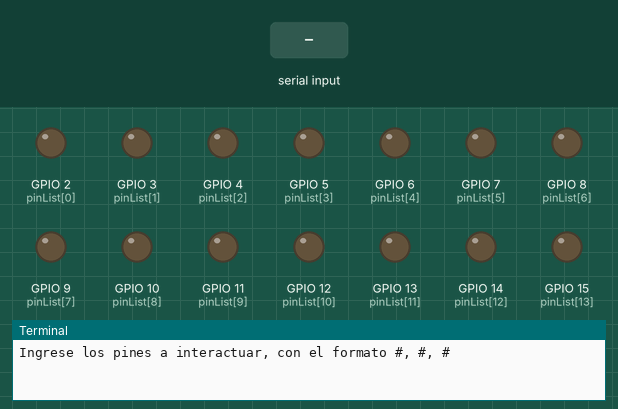
Bench run of a program on a simulated Raspberry Pi (BCM pin numbers). Parts: output pins drawn as LEDs (lit = HIGH), the last lines printed to the terminal. The test bench sets the inputs (shaded band).

Above: at 1.2 s.
1.3 s: "5" typed at the terminal, then Enter
2.8 s: "90" typed at the terminal, then Enter
At 4.0 s:
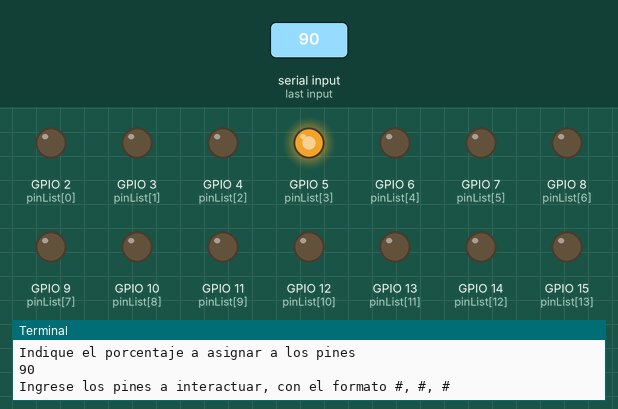
Timing chart, 0 to 5.8 s (numbered marks = the images above; inputs shaded):
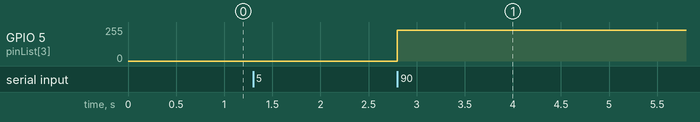

The program:

LED_brigtness_input_keyboard.py
```python
# Import standard python modules
import time
import sys

# Import RPi.GPIO library
try:
	import RPi.GPIO as GPIO
except RuntimeError:
	print("Error importing RPi.GPIO!  This is probably because you need \
	superuser privileges.  You can achieve \
	this by using 'sudo' to run your script")

# Define Function "main", way to manage errors
def main():
	# List with all GPIO pin numbers
	pinList=[2, 3, 4, 5, 6, 7, 8, 9, 10, 11, 12, 13, 14, 15, 16, 17, 18, 19, 20, 21, 22, 23, 24, 25, 26, 27]

	# Set GPIO pin mode
	GPIO.setmode(GPIO.BCM)

	# Set GPIO pin direction and initial in Off
	GPIO.setup(pinList, GPIO.OUT, initial=GPIO.LOW)

	# create a list for pwm instances
	pwmList=[]
	for i in pinList:
		# Setup PWM instance to led_pin with 60 Hz
		pwm = GPIO.PWM(i, 60)

		# add pwm instance to pwm list
		pwmList.append(pwm)

		# start PWM at 0% duty cycle
		pwm.start(0)

	while True:
		# Catch errors
		try:
			pinNums=str(input("Ingrese los pines a interactuar, con el formato #, #, #\n"))
			pinNums="["+pinNums+"]"

			# convert string to integer list
			pinNums=eval(pinNums)

			percentage=str(input("Indique el porcentaje a asignar a los pines\n"))
			percentage=float(percentage)

			for i in pinNums:
				pwmList[i-2].ChangeDutyCycle(percentage)

		except Exception as e:
			print("Error al ejecutar lo ingresado:\n{} line".format(e, sys.exc_info()[-1].tb_lineno))


if __name__ == "__main__":
	try:
		main()
	except:
		print("{} line {}".format(sys.exc_info()[0], sys.exc_info()[-1].tb_lineno))
		GPIO.cleanup()
```

Measured:
- after the input at 2.8 s, GPIO 5 (pinList[3]): 0/255 → 230/255 at once
